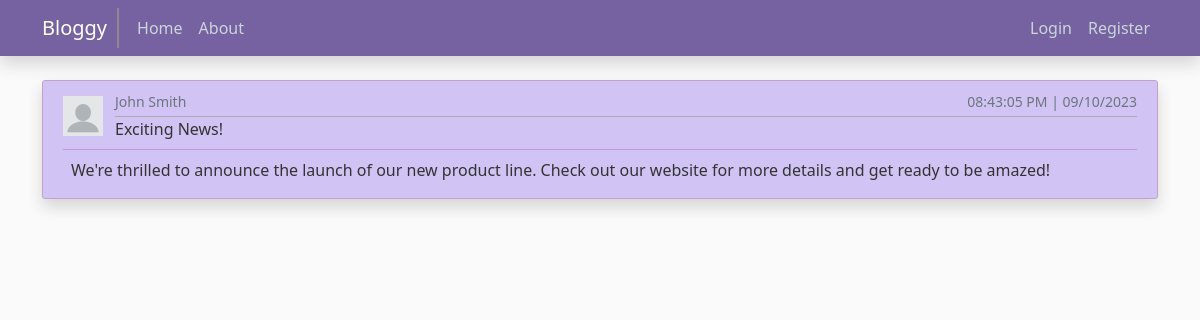
/post/1, run on the app's committed database.
### users/models.py (models this page shows, shortened)
class User(db.Model, UserMixin):
    id = db.Column(db.Integer, primary_key=True)
    username = db.Column(db.String(30), unique=True, nullable=False)
    email = db.Column(db.String(120), unique=True, nullable=False)
    password = db.Column(db.String(60), nullable=False)
    photo = db.Column(db.String(20), nullable=False, default="default-image.png")
    posts = db.relationship("Post", backref="author", lazy=True)

### posts/models.py (models this page shows, shortened)
class Post(db.Model):
    id = db.Column(db.Integer, primary_key=True)
    title = db.Column(db.String(120), nullable=False)
    date_posted = db.Column(db.DateTime, nullable=False, default=datetime.datetime.utcnow)
    content = db.Column(db.Text, nullable=False)
    user_id = db.Column(db.Integer, db.ForeignKey("user.id"), nullable=False)

### posts/routes.py (the view)
@posts.route("/post/<int:post_id>")
def get_post(post_id):
    post = Post.query.get_or_404(post_id)
    return render_template("post.html", post=post)

### templates/post.html (shortened to what this page needs)
{% extends "layouts/base.html" %}
{% block content %}
  <article class="content-section pb-0 shadow">
    <div class="media border-bottom-purple pb-2 mb-2">
      <div class="row align-items-center">
        <div class="col-auto pe-0">
            <a href="{{ url_for('posts.get_post', post_id=post.id) }}">
              <img class="" style="width: 40px; height: 40px;" alt="User Image" src="{{ url_for('static', filename='profile_photos/' + post.author.photo) }}">
            </a>
        </div>
        <div class="col media-body d-grid">
          <div class="row small d-flex justify-content-between">
            <div class="col-auto">
              <a class="text-muted text-decoration-none" href="{{ url_for('posts.user_posts', username=post.author.username, page=page_num, per_page=per_page) }}">{{ post.author.username }}</a>
            </div>
            <span class="col-auto text-muted">{{ post.date_posted.strftime("%I:%M:%S %p | %d/%m/%Y") }}</span>
          </div>
          <div class="mt-1" style="border-top: 1px solid #adabb1;">{{ post.title }}</div>
        </div>
      </div>
    </div>
    <p class="article-content ps-2">{{ post.content }}</p>
  </article>
{% endblock content %}

### static/main.css (style rules this page uses)
body { background: #fafafa; color: #333333; margin-top: 5rem; }
.content-section { background: #d1c4f5; padding: 10px 20px; border: 1px solid #c3a2ca; border-radius: 3px; margin-bottom: 15px; }
.article-content { white-space: pre-line; }
.border-bottom-purple { border-bottom: 1px solid #c29bdf }

### data on the page
User: photo (placeholder picture), author.username "John Smith"
Post: date_posted "08:43:05 PM | 09/10/2023", title "Exciting News!", content "We're thrilled to announce the launch of our new product line. Check out our website for more details and get ready to be amazed!"
